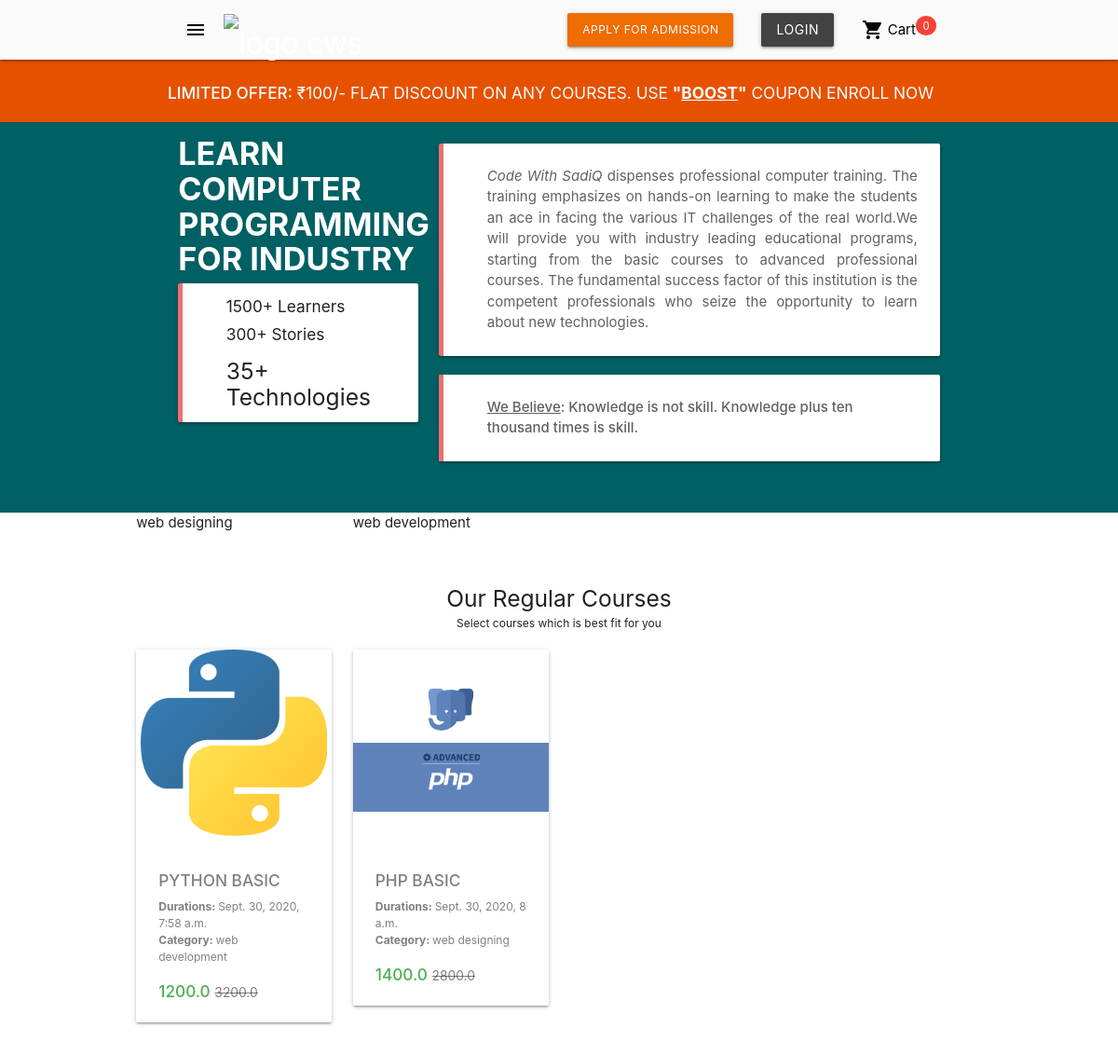
The page / on the database its author committed.
### cws/models.py (models this page shows, shortened)
class Category(models.Model):
    cat_title = models.CharField(max_length=200)
    slug = models.SlugField()
    cat_description = models.TextField()
    def __str__(self):
        return self.cat_title

class Course(models.Model):
    title = models.CharField(max_length=200)
    description = models.TextField()
    instructor = models.CharField(max_length=200)
    duration = models.DateTimeField()
    image = models.ImageField(upload_to="course/")
    types = models.CharField(max_length=20)
    status = models.BooleanField(default=True)
    price = models.FloatField()
    discount_price = models.FloatField(null=True)
    slug = models.SlugField()
    category = models.ForeignKey('Category', on_delete=models.CASCADE)

### cws/views.py (the view)
# urls.py: path('', HomeView.as_view(), name="homepage"),
class HomeView(ListView):
    model = Category
    template_name = "public/home.html"
    def get_context_data(self, **kwargs):
        context = super().get_context_data(**kwargs)
        context["courses"] = Course.objects.all()
        return context

### cws/templatetags/cart_count.py (called while the page is built)
@register.filter
def cart_count(user):
    if user.is_authenticated:
        qs = Order.objects.filter(user=user,ordered=False)
        if qs[0].items.exists():
            return qs[0].items.count()
    return 0

### templates/public/home.html
{% extends 'public/base.html' %}
{% load static %}
{% block content %}
<div class=" orange darken-4">
    <div class="container py-3">
        <h6 class="text-white text-uppercase"><strong>Limited Offer:</strong> ₹100/- Flat Discount on any Courses. Use
            <span class=" font-weight-bold"> "<u>BOOST</u>"</span> Coupon Enroll Now</h6>
    </div>
</div>
<div class=" cyan darken-4">
    <div class="container py-3">
        <div class="row">
            <div class="col l4 s12 mt-3 mt-lg-0">
                <h4 class="white-text m-0 font-weight-bold">LEARN COMPUTER <br>PROGRAMMING FOR INDUSTRY</h4>
                <blockquote class="card mt-2 hide-on-med-and-down">
                    <div class="card-content py-1">
                        <h6>1500+ Learners</h6>
                        <h6>300+ Stories</h6>
                        <h5>35+ Technologies</h5>
                    </div>
                </blockquote>
            </div>
            <div class="col l8 s12 ">
                <blockquote class="card hide-on-med-and-down">
                    <div class="card-content">
                        <p class="grey-text text-darken-2 text-justify" style="text-align: justify"><i>Code With
                                SadiQ</i>
                            dispenses professional computer training. The training emphasizes on hands-on learning to
                            make the
                            students an ace in facing the various IT challenges of the real world.We will provide you
                            with industry
                            leading educational programs, starting from the basic courses to advanced professional
                            courses. The
                            fundamental success factor of this institution is the competent professionals who seize the
                            opportunity
                            to learn about new technologies.
                        </p>
                    </div>
                </blockquote>
                <div class="card accent-3">
                    <blockquote>
                        <div class="card-content">
                            <strong class="grey-text text-darken-2"><u>We Believe</u>: Knowledge is not skill. Knowledge
                                plus ten
                                thousand times is skill.</strong>
                        </div>
                    </blockquote>
                </div>
            </div>
        </div>
    </div>
</div>
<div class="container-fluid px-lg-5" id="courses">
    <div class="row px-lg-5 mx-lg-5">
        <div class="row">
            {% for cat in object_list %}
            <div class="col l3">
                {{ cat.cat_title }}
            </div>
            {% endfor %}
        </div>
    </div>
</div>
<div class="container-fluid px-lg-5" id="courses">
    <div class="row px-lg-5 mx-lg-5">
        <div class="col s12 text-center">
            <h5 class="mb-1">Our Regular Courses</h5>
            <p class="small mt-0">Select courses which is best fit for you</p>
        </div>
        {% for course in courses %}
        <div class="col s12 m3">
            <div class="card cards">
                <div class="card-image">
                    <img src="{{ course.image.url }}" style="width:100%;height: 200px;object-fit: contain" class="">
                </div>
                <div class="card-stacked">
                    <a href="{% url 'course' course.slug %}" class="stretched-link text-black-50">
                        <div class="card-content pb-4">
                            <h6 class="text-black-50 text-uppercase text-truncate" style="line-height: 1.4em">
                                <strong>{{course.title}}</strong></h6>
                            <p class="small"><b>Durations: </b>{{course.duration}}</p>
                            <p class="small"><b>Category: </b>{{course.category}}</p>
                            <h6 class="pt-2 mb-0">
                                <span class="green-text"><strong>{{ course.discount_price }} </strong> </span>
                                <del class="small">{{ course.price }}</del>
                            </h6>
                        </div>
                    </a>
                </div>
            </div>
        </div>
        {% endfor %}
    </div>
</div>
{% endblock %}

### templates/public/base.html (shortened to what this page needs)
<!DOCTYPE html>
<html lang="en">
<head>
  <link rel="stylesheet" href="https://cdnjs.cloudflare.com/ajax/libs/materialize/1.0.0/css/materialize.min.css">
  {% load static %}
  <link rel="stylesheet" href="{% static 'style.css'%}">
</head>
<body>
  {% load cart_count %}
  {% if user.is_authenticated %}
  <div class="navbar-fixed">
    <nav>
      <div class="nav-wrapper grey lighten-5 ">
        <div class="container">
          <a href="#" data-target="slide-out" class="sidenav-trigger show-on-large black-text"><i
              class="material-icons">menu</i></a>
          <a href="/" class="brand-logo">
            <img src="{% static 'newlogo.png' %}" alt="logo cws" class="w-75 mt-3">
          </a>
          <ul class="right ">
            <li>
              <a href="{% url 'cart' %}" class=" black-text"><i
                  class="material-icons left mr-1">shopping_cart</i>Cart
                <span class="right">
                  <sup class="badge text-white red new px-2 py-1 circle">
                    {{ request.user|cart_count }} </sup>
                </span>
              </a>
            </li>
          </ul>
          <ul class="right hide-on-med-and-down">
            <li><a class='dropdown-trigger black-text text-capitalize'
                href="" data-target='dropdown1' data-hover="true">
                {{ user }} <i class="material-icons left mx-1">person</i> <i
                  class="material-icons right mx-1">arrow_drop_down</i>
              </a>
            </li>
            <ul id='dropdown1' class='dropdown-content ' style="min-width: 200px">
              <li><a href="{% url 'my-courses' %}" class="black-text"><i
                    class="material-icons left">computer</i>My Courses</a></li>
              <li><a href="" class="black-text"><i
                    class="material-icons left">credit_card</i>My Payments</a></li>
              <li><a href="" class="black-text"><i
                    class="material-icons left">dashboard</i>My Dashboard</a></li>
              <li><a href="" class="black-text">My Profile <i
                    class="material-icons left">person</i></a></li>
              <li><a href="{% url 'account_logout' %}" class="white-text red ">Logout <i
                    class="material-icons left">power_settings_new</i></a></li>
            </ul>
          </ul>
        </div>
      </div>
    </nav>
  </div>
  {% else %}
  <div class="navbar-fixed">
    <nav>
      <div class="nav-wrapper grey lighten-5 ">
        <div class="container">
          <a href="#" data-target="slide-out" class="sidenav-trigger show-on-large black-text"><i
              class="material-icons">menu</i></a>
          <a href="" class="brand-logo">
            <img src="{% static 'newlogo.png' %}" alt="logo cws" class="w-75 mt-3">
          </a>
          <ul class="right ">
            <li>
              <a href="{% url 'cart'%}" class=" black-text"><i class="material-icons left mr-1">shopping_cart</i>Cart
                <span class="right">
                  <sup class="badge text-white red new px-2 py-1 circle">{{ request.user|cart_count}}</sup>
                </span>
              </a>
            </li>
          </ul>
          <ul class="right hide-on-med-and-down">
            <li><a href="{% url 'account_signup'%}" class="btn small orange darken-3">Apply For
                Admission</a></li>
            <li><a href="{% url 'account_login'%}" class="btn grey darken-3">Login </a></li>
          </ul>
        </div>
      </div>
    </nav>
  </div>
  {% endif %}
  {% block content %}
  {% endblock %}
</body>
</html>

### cws/static/style.css (style rules this page uses)
.cards { transition: 0.5s ease; cursor: pointer; }
.w-75 { width: 75% !important; }
.m-0 { margin: 0 !important; }
.mt-0, .my-0 { margin-top: 0 !important; }
.mb-0, .my-0 { margin-bottom: 0 !important; }
.mr-1, .mx-1 { margin-right: 0.25rem !important; }
.mb-1, .my-1 { margin-bottom: 0.25rem !important; }
.mt-2, .my-2 { margin-top: 0.5rem !important; }
.mt-3, .my-3 { margin-top: 1rem !important; }
.pt-1, .py-1 { padding-top: 0.25rem !important; }
.pb-1, .py-1 { padding-bottom: 0.25rem !important; }
.pt-2, .py-2 { padding-top: 0.5rem !important; }
.pr-2, .px-2 { padding-right: 0.5rem !important; }
.pl-2, .px-2 { padding-left: 0.5rem !important; }
.pt-3, .py-3 { padding-top: 1rem !important; }
.pb-3, .py-3 { padding-bottom: 1rem !important; }
.pb-4, .py-4 { padding-bottom: 1.5rem !important; }
@media (min-width: 992px) { .mt-lg-0, .my-lg-0 { margin-top: 0 !important; } }
@media (min-width: 992px) { .mr-lg-5, .mx-lg-5 { margin-right: 3rem !important; } }
@media (min-width: 992px) { .ml-lg-5, .mx-lg-5 { margin-left: 3rem !important; } }
@media (min-width: 992px) { .pr-lg-5, .px-lg-5 { padding-right: 3rem !important; } }
@media (min-width: 992px) { .pl-lg-5, .px-lg-5 { padding-left: 3rem !important; } }
.stretched-link::after { position: absolute; top: 0; right: 0; bottom: 0; left: 0; z-index: 1; pointer-events: auto; content: ""; background-color: rgba(0, 0, 0, 0); }
.text-justify { text-align: justify !important; }
.text-truncate { overflow: hidden; text-overflow: ellipsis; white-space: nowrap; }
.text-center { text-align: center !important; }
.text-uppercase { text-transform: uppercase !important; }
.font-weight-bold { font-weight: 700 !important; }
.text-white { color: #fff !important; }
.text-black-50 { color: rgba(0, 0, 0, 0.5) !important; }
small, .small { font-size: 80%; font-weight: 400; }

### rows shown on the page
Category: cat_title "web designing"
Category: cat_title "web development"
Course: image (picture), title "PYTHON BASIC", duration "Sept. 30, 2020, 7:58 a.m.", category "web development", discount_price "1200.0", price "3200.0"
Course: image (picture), title "PHP BASIC", duration "Sept. 30, 2020, 8 a.m.", category "web designing", discount_price "1400.0", price "2800.0"

### other values the page prints
{{ request.user|cart_count }} "0"
